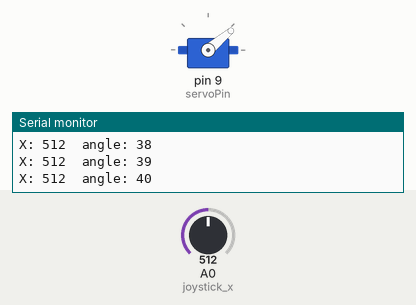
The sketch below on a simulated Arduino Uno, built with avr-gcc and run on an emulated ATmega328P. On the bench: servo, the last lines printed to the serial monitor. The test bench sets the inputs (shaded band); at power-on: A0 (joystick_x) = 512.

Above: at 1.2 s.
1.3 s: A0 (joystick_x) set to 413
At 1.68 s:
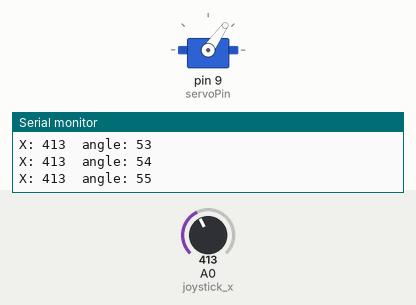
4.3 s: A0 (joystick_x) set to 382
At 4.3 s:
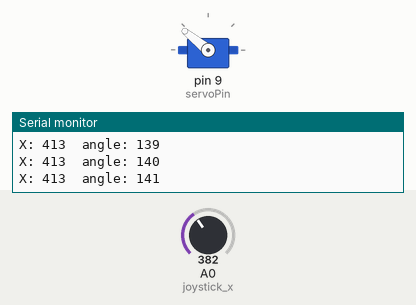
5.8 s: A0 (joystick_x) set to 410
At 7.4 s:
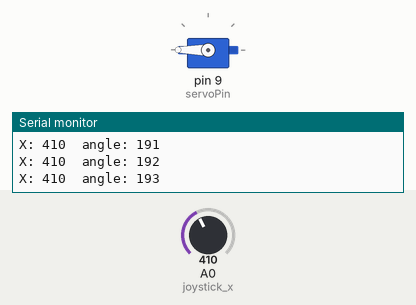
Timing chart, 0 to 8.9 s (numbered marks = the images above; inputs shaded):
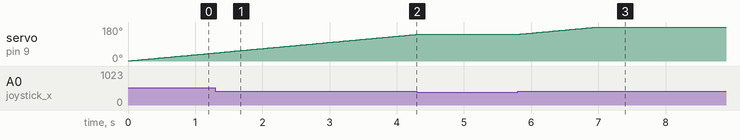

The sketch:

joy.servo.ino
```cpp
#include <Servo.h>

int joystick_x = A0;
int joystick_y = A1;
int joystick_z = 2;
int servoPin = 9;
int angle = 0;
Servo servo;
void setup()
{
    servo.attach(servoPin);
    pinMode(joystick_z,INPUT_PULLUP);
    Serial.begin(9600);
}
void loop()
{
 int x = analogRead(joystick_x);      // 조이스틱 X축의 아날로그 신호를 x에 저장
 Serial.print("X: ");
 Serial.print(x  );                          //시리얼 모니터에 'X: x값'을 표기
 if(x>400)
 {
  angle++;
  servo.write(angle);
  delay(15);
 }
 else if(x<300)
 {
  angle--;
  servo.write(angle);
  delay(15);
 }
 else
 {
 delay(15);
 }
 Serial.print("  angle: ");
 Serial.println(angle);
 delay(15);
}
```

Measured:
- the behaviour switches between 401 and 400 on A0 (joystick_x) (found by bisection; images 1 and 2)
- after the input at 4.3 s, servo on pin 9 (servoPin): stays 141° (without the input it goes to 142° after 0.01 s)
- after the input at 5.8 s, servo on pin 9 (servoPin): moves from 141° to 180° over 1.2 s, starting at once
